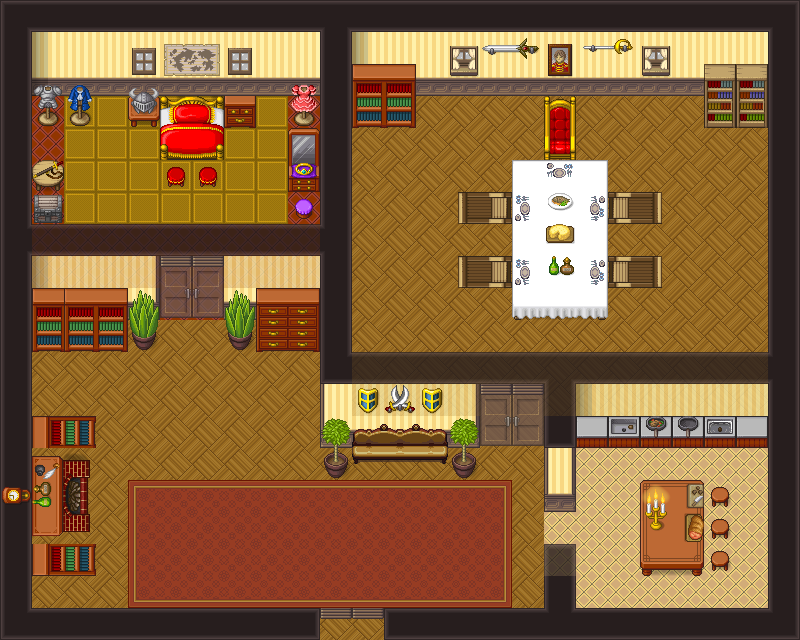

This game map was drawn from its Tiled (.tmx) file and the tilesets committed beside it. A one-line description and the trimmed map source follow:
An orthogonal 25x20 tile map with 32x32 px tiles, 9 tile layers (Below player, Collisions, Fringe transparent, Fringe non-transparent, ...), 5 tilesets and 3 objects (Start, Waypoint, Container).

<map version="1.2" tiledversion="2020.05.07" orientation="orthogonal" renderorder="right-down" compressionlevel="0" width="25" height="20" tilewidth="32" tileheight="32" infinite="0" nextlayerid="17" nextobjectid="5">
 <editorsettings>
  <export target="house.json" format="json" />
 </editorsettings>
 <tileset firstgid="1" source="base.tsx" />
 <tileset firstgid="1065" source="castle.tsx" />
 <tileset firstgid="1233" source="base-addition.tsx" />
 <tileset firstgid="2001" source="wall-up.tsx" />
 <tileset firstgid="2097" source="icon-item-set.tsx" />
 <group id="13" name="Layer 1">
  <layer id="7" name="Below player" width="25" height="20">
   <data>[500 cells, 500 non-empty, 3 distinct tile ids]</data>
  </layer>
  <layer id="1" name="Collisions" width="25" height="20">
   <properties>
    <property name="hasCollisions" type="bool" value="true" />
   </properties>
   <data>[500 cells, 179 non-empty, 32 distinct tile ids]</data>
  </layer>
  <layer id="8" name="Fringe transparent" width="25" height="20" opacity="0.8">
   <properties>
    <property name="fringe" type="bool" value="true" />
   </properties>
   <data>[500 cells, 49 non-empty, 9 distinct tile ids]</data>
  </layer>
  <layer id="9" name="Fringe non-transparent" width="25" height="20">
   <properties>
    <property name="fringe" type="bool" value="true" />
   </properties>
   <data>[500 cells, 0 non-empty, 0 distinct tile ids]</data>
  </layer>
 </group>
 <group id="14" name="Layer 2">
  <layer id="15" name="Below player" width="25" height="20">
   <data>[500 cells, 28 non-empty, 1 distinct tile ids]</data>
  </layer>
  <layer id="3" name="Collisions" width="25" height="20">
   <properties>
    <property name="hasCollisions" type="bool" value="true" />
   </properties>
   <data>[500 cells, 155 non-empty, 84 distinct tile ids]</data>
  </layer>
  <layer id="10" name="Fringe non-transparent" width="25" height="20">
   <properties>
    <property name="fringe" type="bool" value="true" />
   </properties>
   <data>[500 cells, 13 non-empty, 6 distinct tile ids]</data>
  </layer>
  <layer id="11" name="Fringe transparent" width="25" height="20" opacity="0.8">
   <properties>
    <property name="fringe" type="bool" value="true" />
   </properties>
   <data>[500 cells, 0 non-empty, 0 distinct tile ids]</data>
  </layer>
 </group>
 <group id="16" name="Layer 3">
  <layer id="4" name="Collisions" width="25" height="20">
   <data>[500 cells, 12 non-empty, 12 distinct tile ids]</data>
  </layer>
 </group>
 <objectgroup id="5" name="Objects">
  <object id="1" name="Start" x="368" y="560">
   <point />
  </object>
 </objectgroup>
 <objectgroup id="6" name="Waypoints">
  <object id="3" name="Caltor" type="Waypoint" x="320" y="608" width="64" height="32">
   <properties>
    <property name="location" value="Caltor" />
   </properties>
  </object>
 </objectgroup>
 <objectgroup id="12" name="Containers" offsetx="0" offsety="-32">
  <object id="4" name="Ring" type="Container" gid="2229" x="32" y="160" width="32" height="32">
   <properties>
    <property name="items" value="[{&quot;itemId&quot;: &quot;smoldering-ring&quot;, &quot;quantity&quot;: 1}]" />
   </properties>
  </object>
 </objectgroup>
</map>
